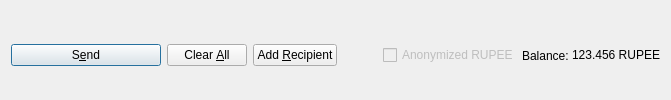
         <widget class="QFrame" name="frame_Send">
          <layout class="QHBoxLayout" name="horizontalLayout">
           <property name="bottomMargin">
            <number>0</number>
           </property>
           <item>
            <widget class="QPushButton" name="sendButton">
             <property name="minimumSize">
              <size>
               <width>150</width>
               <height>0</height>
              </size>
             </property>
             <property name="toolTip">
              <string>Confirm the send action</string>
             </property>
             <property name="text">
              <string>S&amp;end</string>
             </property>
             <property name="icon">
              <iconset resource="../rupeeevolution.qrc">
               <normaloff>:/icons/send</normaloff>:/icons/send</iconset>
             </property>
             <property name="autoDefault">
              <bool>false</bool>
             </property>
             <property name="default">
              <bool>true</bool>
             </property>
            </widget>
           </item>
           <item>
            <widget class="QPushButton" name="clearButton">
             <property name="sizePolicy">
              <sizepolicy hsizetype="Minimum" vsizetype="Fixed">
               <horstretch>0</horstretch>
               <verstretch>0</verstretch>
              </sizepolicy>
             </property>
             <property name="toolTip">
              <string>Clear all fields of the form.</string>
             </property>
             <property name="text">
              <string>Clear &amp;All</string>
             </property>
             <property name="icon">
              <iconset resource="../rupeeevolution.qrc">
               <normaloff>:/icons/remove</normaloff>:/icons/remove</iconset>
             </property>
             <property name="autoDefault">
              <bool>false</bool>
             </property>
            </widget>
           </item>
           <item>
            <widget class="QPushButton" name="addButton">
             <property name="toolTip">
              <string>Send to multiple recipients at once</string>
             </property>
             <property name="text">
              <string>Add &amp;Recipient</string>
             </property>
             <property name="icon">
              <iconset resource="../rupeeevolution.qrc">
               <normaloff>:/icons/add</normaloff>:/icons/add</iconset>
             </property>
             <property name="autoDefault">
              <bool>false</bool>
             </property>
            </widget>
           </item>
           <item>
            <spacer name="horizontalSpacer">
             <property name="orientation">
              <enum>Qt::Horizontal</enum>
             </property>
             <property name="sizeHint" stdset="0">
              <size>
               <width>40</width>
               <height>20</height>
              </size>
             </property>
            </spacer>
           </item>
           <item>
            <layout class="QHBoxLayout" name="horizontalLayout_2">
             <property name="spacing">
              <number>3</number>
             </property>
             <item>
              <widget class="QCheckBox" name="checkzRUPEE">
               <property name="enabled">
                <bool>false</bool>
               </property>
               <property name="text">
                <string>Anonymized RUPEE</string>
               </property>
              </widget>
             </item>
             <item>
              <widget class="QLabel" name="label">
               <property name="text">
                <string>Balance:</string>
               </property>
              </widget>
             </item>
             <item>
              <widget class="QLabel" name="labelBalance">
               <property name="sizePolicy">
                <sizepolicy hsizetype="Preferred" vsizetype="Fixed">
                 <horstretch>0</horstretch>
                 <verstretch>0</verstretch>
                </sizepolicy>
               </property>
               <property name="cursor">
                <cursorShape>IBeamCursor</cursorShape>
               </property>
               <property name="text">
                <string notr="true">123.456 RUPEE</string>
               </property>
               <property name="textInteractionFlags">
                <set>Qt::LinksAccessibleByMouse|Qt::TextSelectableByKeyboard|Qt::TextSelectableByMouse</set>
               </property>
              </widget>
             </item>
            </layout>
           </item>
          </layout>
         </widget>
